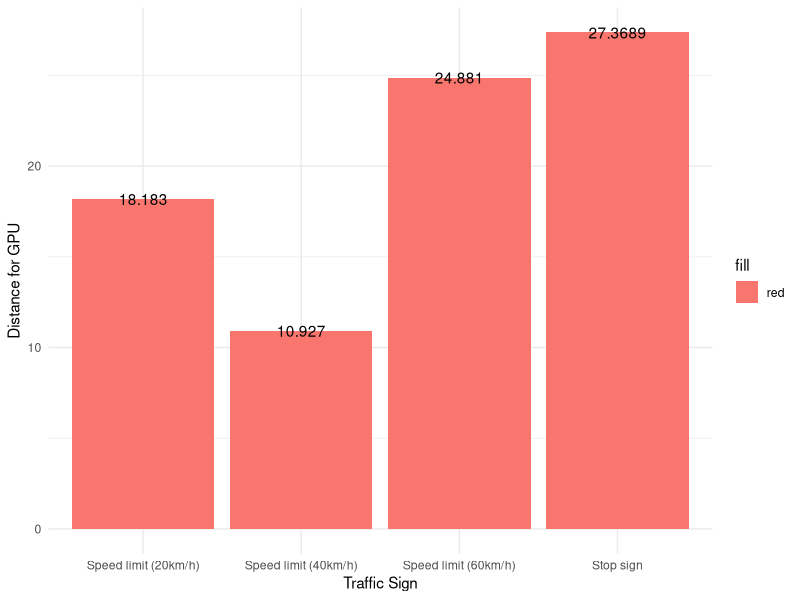
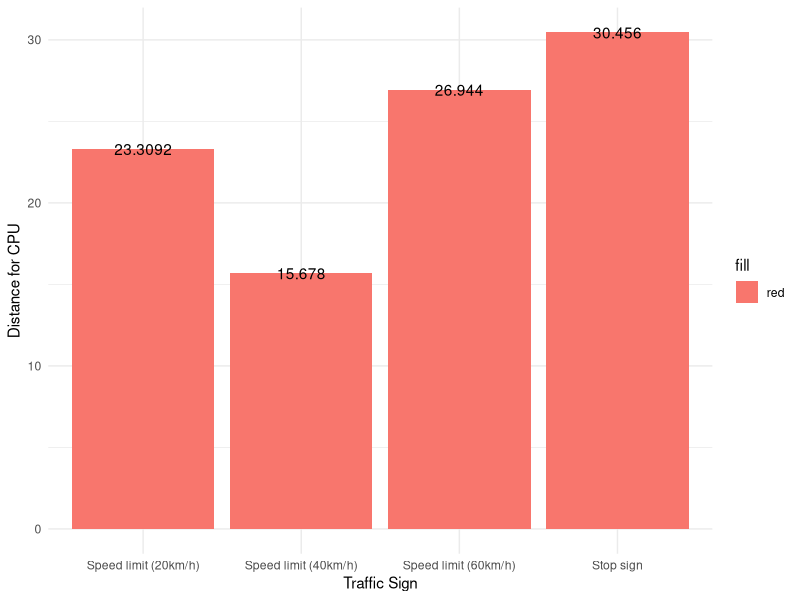
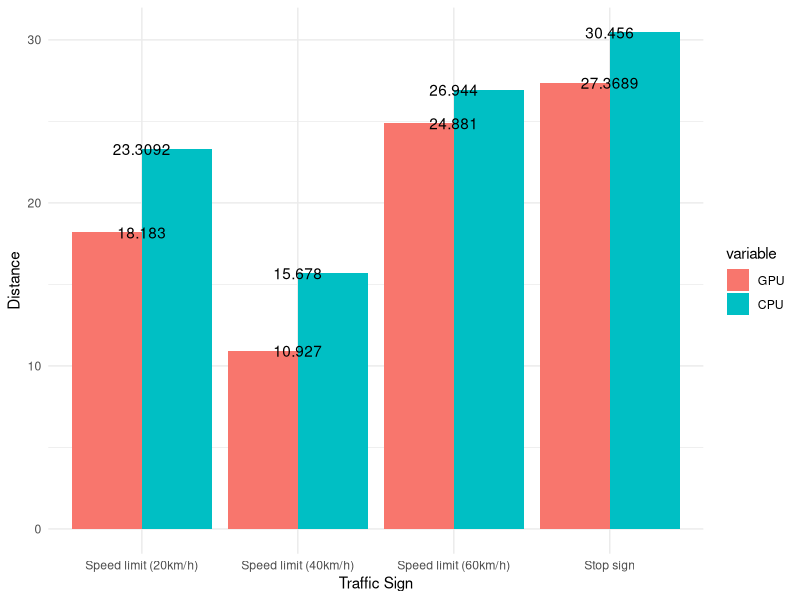
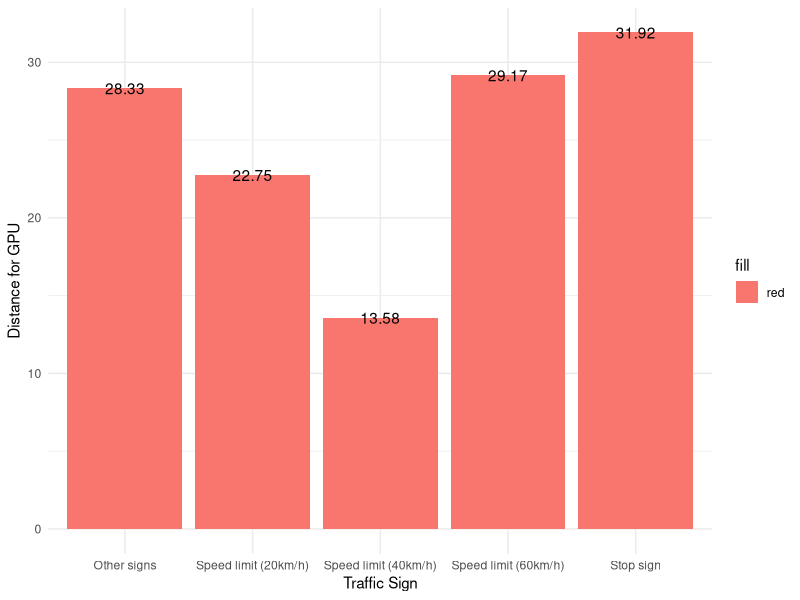
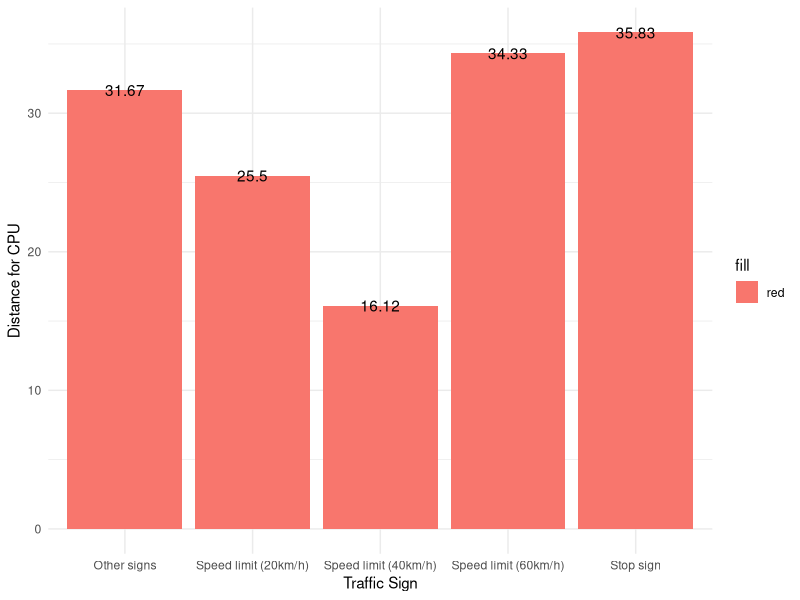
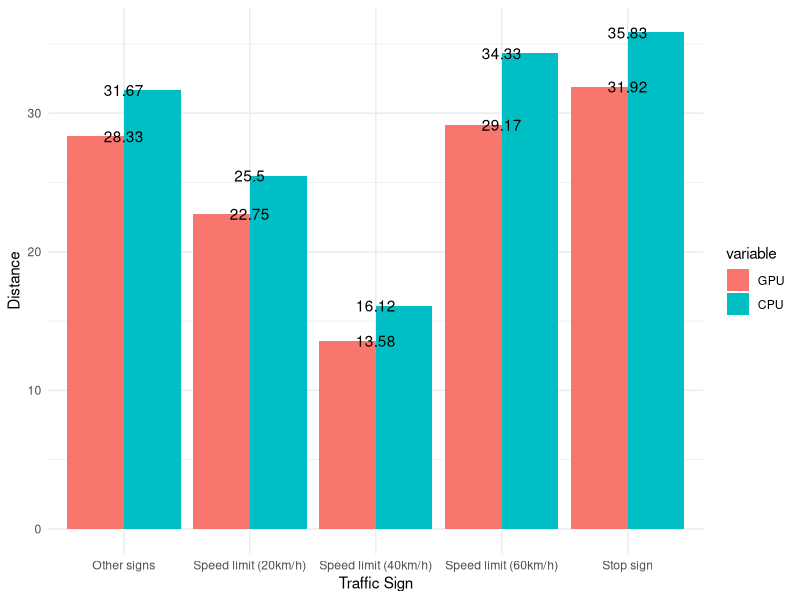

R code for these plots, in order:
library(ggplot2)

df=read.csv("ConvNet.csv")
colnames(df)[1]="Sign"
ggplot(df, aes(x=Sign, y=GPU, fill="red"))+geom_bar(stat="identity")+geom_text(aes(label=GPU))+theme_minimal()+ylab("Distance for GPU")+xlab("Traffic Sign")
ggplot(df, aes(x=Sign, y=CPU, fill="red"))+geom_bar(stat="identity")+geom_text(aes(label=CPU))+theme_minimal()+ylab("Distance for CPU")+xlab("Traffic Sign")

d=cbind(df$GPU, df$CPU)

library(reshape2)
df2=melt(df,id.vars='Sign')

ggplot(df2,aes(x=Sign, y=value, fill=variable))+geom_bar(stat="identity", position = "dodge")+geom_text(aes(label=value))+theme_minimal()+ylab("Distance")+xlab("Traffic Sign")

df=read.csv("ML.csv")
colnames(df)[1]="Sign"
ggplot(df, aes(x=Sign, y=GPU, fill="red"))+geom_bar(stat="identity")+geom_text(aes(label=GPU))+theme_minimal()+ylab("Distance for GPU")+xlab("Traffic Sign")
ggplot(df, aes(x=Sign, y=CPU, fill="red"))+geom_bar(stat="identity")+geom_text(aes(label=CPU))+theme_minimal()+ylab("Distance for CPU")+xlab("Traffic Sign")

d=cbind(df$GPU, df$CPU)

library(reshape2)
df2=melt(df,id.vars='Sign')

ggplot(df2,aes(x=Sign, y=value, fill=variable))+geom_bar(stat="identity", position = "dodge")+geom_text(aes(label=value))+theme_minimal()+ylab("Distance")+xlab("Traffic Sign")
